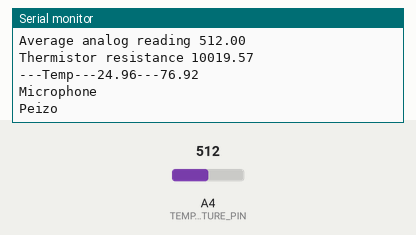
Simulated run of this sketch. Board: Arduino Uno, built with avr-gcc and run on an emulated ATmega328P. On the bench: the last lines printed to the serial monitor. The test bench sets the inputs (shaded band); at power-on: A4 (TEMPERATURE_PIN) = 512.

Above: at 4.9 s.
5.0 s: A4 (TEMPERATURE_PIN) set to 900
At 5.4 s:
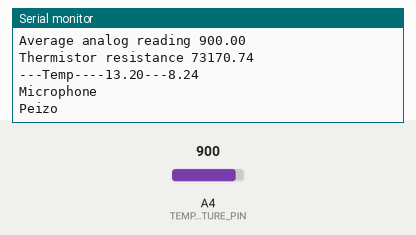
6.5 s: A4 (TEMPERATURE_PIN) set to 1023
At 10.6 s:
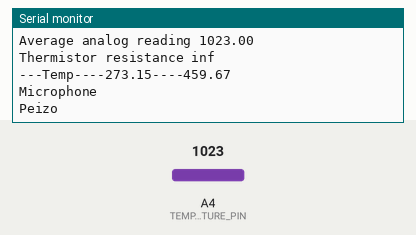
Timing chart, 0 to 12.1 s (numbered marks = the images above; inputs shaded):
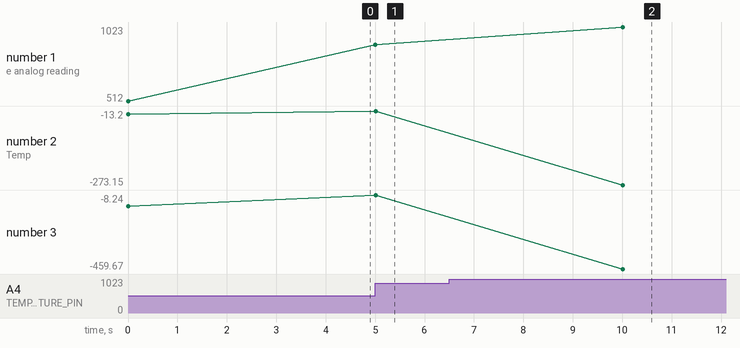

The sketch:

Concept1_Scheduler.ino
```cpp
#include <math.h>

/*
  Sensor         | Index
 -----------------------
 Microphone      |  1
 Piezo	         |  2
 Level	         |  4
 Light	         |  8
 Temp            | 16
 Contact         | 32
 Motion          | 64
 */

#define SENSOR_COUNT 7
#define ON 1
#define OFF 0

//array indexes of the sensors
#define MICROPHONE_IDX 0
#define PIEZO_IDX 1
#define LEVEL_IDX 2
#define LIGHT_IDX 3
#define TEMPERATURE_IDX 4
#define CONTACT_IDX 5
#define MOTION_IDX 6

#define WASHING_MACHINE 19  //0010011
#define DRYER 19            //0010011
#define GARAGE_DOOR 68      //1000100
#define TELEVISION 115      //1110011
#define SUMP_PUMP 34        //0100010

//number of samples to average for single value sensors
#define SINGLE_VAL_SAMPLES 5

// Pins used for analog sensor input
#define LIGHT_PIN A5
#define TEMPERATURE_PIN A4

//pins used for digital sensor input
#define MOTION_PIN 2
#define CONTACT_PIN 3

int light_level = 0;
int motion = 0;
int sensors = 0;

double temperature_read()
{
  //Determine the temperature using the Steinhart-Hart equation
  uint8_t i;
  float average = 0;
  int samples[SINGLE_VAL_SAMPLES];

  // take N samples in a row, with a slight delay
  for (i = 0; i < SINGLE_VAL_SAMPLES; i++)
  {
    samples[i] = analogRead(TEMPERATURE_PIN);
  }

  // average all the samples out
  for (i = 0; i < SINGLE_VAL_SAMPLES; i++)
  {
    average += samples[i];
  }
  average /= SINGLE_VAL_SAMPLES;
  Serial.print("Average analog reading ");
  Serial.println(average);

  // convert the value to resistance
  average = (1023.0 / average) - 1;
  average = 10000.0 / average; //[10000 is series resistor value]
  Serial.print("Thermistor resistance ");
  Serial.println(average);
  float steinhart;
  steinhart = average / 10000.0; // (R/Ro)  [10000 is nominal thermistor value]
  steinhart = log(steinhart); // ln(R/Ro)
  steinhart /= 4038; // 1/B * ln(R/Ro)  [4038 is beta coefficient (usually 3000-4000)]
  steinhart += 1.0 / (25 + 273.15); // + (1/To) [25 is temp. for nominal resistance (almost always 25 C)]
  steinhart = 1.0 / steinhart; // Invert
  steinhart -= 273.15; // convert to C

  Serial.print("---Temp---");
  Serial.print(steinhart);
  Serial.print("---");
  Serial.println((steinhart*1.8)+32);

  return steinhart;
}

void motion_read()
{
  motion = digitalRead(MOTION_PIN);

  if(motion == 1)
  {
    Serial.println("motion detected!");
  }
}

void lightlevel_read()
{
  light_level = analogRead(LIGHT_IDX);
  Serial.println(light_level);
}

void setup()
{
  //configure analog i/o
  pinMode(LIGHT_IDX, INPUT);
  pinMode(TEMPERATURE_PIN, INPUT);

  // Configure digital i/o
  pinMode(MOTION_PIN, INPUT);
  pinMode(CONTACT_PIN, INPUT);

  sensors = WASHING_MACHINE;

  Serial.begin(115200);
}

void loop()
{
  if(sensors & 16)
  {
    Serial.println("Temperature");
    temperature_read();
  }

  if(sensors & 8)
  {
    Serial.println("Light");
    //lightlevel_read();
  }

  if(sensors & 64)
  {
    Serial.println("Motion");
    //motion_read();
  }

  if(sensors & 1)
  {
    Serial.println("Microphone");
    // mic_read();
  }

  if(sensors & 2)
  {
    Serial.println("Peizo");
    // piezo_read();
  }

  if(sensors & 4)
  {
    Serial.println("Level");
    // level_read();
  }

  if(sensors & 32)
  {
    Serial.println("Contact");
    // contact_read();
  }
  delay(5000);
}
```

Measured:
- after the input at 5.0 s, the serial monitor: prints a new line at once (image 1)
- after the input at 6.5 s, the serial monitor: prints a new line after 3.5 s (image 2)
- plotted number 1: 512 → 900 after the input at 5.0 s, 900 → 1023 after the input at 6.5 s
- plotted number 2: -24.96 → -13.2 after the input at 5.0 s, -13.2 → -273.15 after the input at 6.5 s
- plotted number 3: -76.92 → -8.24 after the input at 5.0 s, -8.24 → -459.67 after the input at 6.5 s
